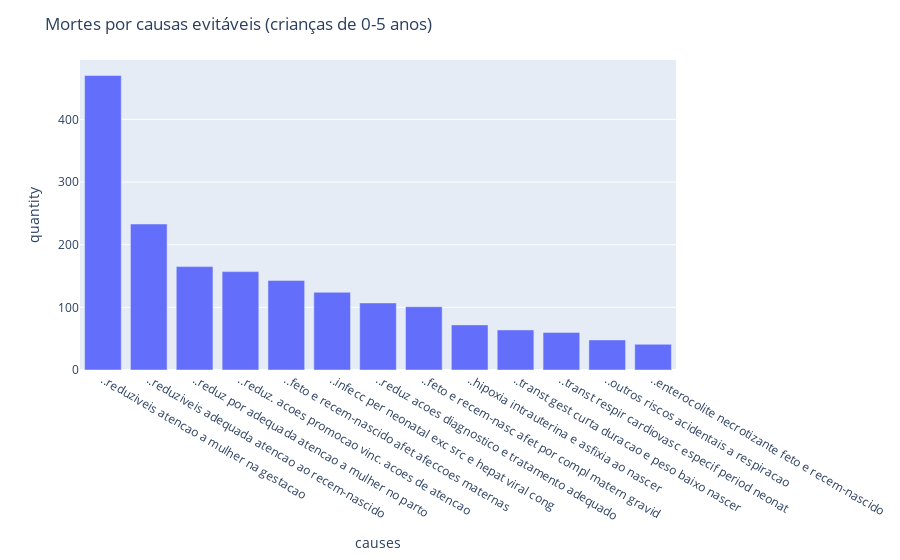

The notebook cell this image was saved under:
### Code cell
plot_death_by_causes(df_causes_born, "Mortes por causas evitáveis (crianças de 0-5 anos)")

### Figure 1 — Plotly figure (JSON) as saved in the notebook; plotly's stock layout.template omitted (floating-point values rounded to 4 significant figures)
{"data": [{"alignmentgroup": "True", "hovertemplate": "causes=%{x}<br>quantity=%{y}<extra></extra>", "legendgroup": "", "marker": {"color": "#636efa", "pattern": {"shape": ""}}, "name": "", "offsetgroup": "", "orientation": "v", "showlegend": false, "textposition": "auto", "type": "bar", "x": ["..reduziveis atencao a mulher na gestacao", "..feto e recem-nascido afet afeccoes maternas", "..feto e recem-nasc afet por compl matern gravid", "..transt gest curta duracao e peso baixo nascer", "..enterocolite necrotizante feto e recem-nascido", "..reduz por adequada atencao a mulher no parto", "..hipoxia intrauterina e asfixia ao nascer", "..reduziveis adequada atencao ao recem-nascido", "..transt respir cardiovasc especif period neonat", "..infecc per neonatal exc src e hepat viral cong", "..reduz acoes diagnostico e tratamento adequado", "..reduz. acoes promocao vinc. acoes de atencao", "..outros riscos acidentais a respiracao"], "xaxis": "x", "y": [470, 143, 101, 64, 41, 165, 72, 233, 60, 124, 107, 157, 48], "yaxis": "y"}], "layout": {"barmode": "relative", "legend": {"tracegroupgap": 0}, "margin": {"t": 60}, "title": {"text": "Mortes por causas evitáveis (crianças de 0-5 anos)"}, "xaxis": {"anchor": "y", "categoryorder": "total descending", "domain": [0, 1], "title": {"text": "causes"}}, "yaxis": {"anchor": "x", "domain": [0, 1], "title": {"text": "quantity"}}}}
